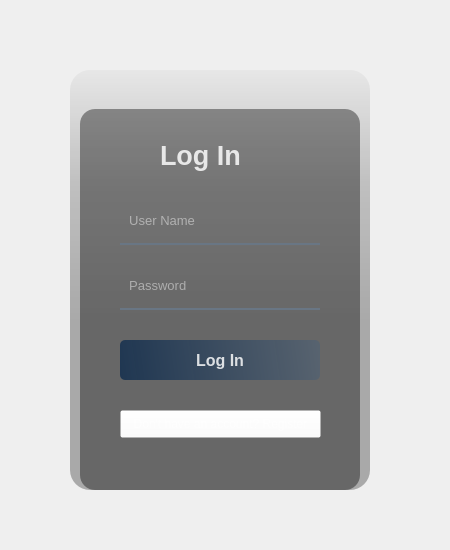
<?xml version="1.0" encoding="UTF-8"?>
<ui version="4.0">
 <class>Form</class>
 <widget class="QWidget" name="Form">
  <property name="geometry">
   <rect>
    <x>0</x>
    <y>0</y>
    <width>450</width>
    <height>550</height>
   </rect>
  </property>
  <property name="windowTitle">
   <string>Form</string>
  </property>
  <widget class="QStackedWidget" name="stackedWidget">
   <property name="geometry">
    <rect>
     <x>0</x>
     <y>20</y>
     <width>441</width>
     <height>521</height>
    </rect>
   </property>
   <property name="currentIndex">
    <number>0</number>
   </property>
   <widget class="QWidget" name="page">
    <widget class="QWidget" name="widget" native="true">
     <property name="geometry">
      <rect>
       <x>40</x>
       <y>20</y>
       <width>370</width>
       <height>480</height>
      </rect>
     </property>
     <property name="styleSheet">
      <string notr="true">QPushButton#pushButton{	
	background-color: qlineargradient(spread:pad, x1:0, y1:0.505682, x2:1, y2:0.477, stop:0 rgba(20, 47, 78, 219), stop:1 rgba(85, 98, 112, 226));
	color:rgba(255, 255, 255, 210);
	border-radius:5px;
}
QPushButton#pushButton:hover{	
	background-color: qlineargradient(spread:pad, x1:0, y1:0.505682, x2:1, y2:0.477, stop:0 rgba(40, 67, 98, 219), stop:1 rgba(105, 118, 132, 226));
}
QPushButton#pushButton:pressed{	
	padding-left:5px;
	padding-top:5px;
	background-color:rgba(105, 118, 132, 200);
}

QPushButton#pushButton_2, #pushButton_3, #pushButton_4, #pushButton_5{	
	background-color: rgba(0, 0, 0, 0);
	color:rgba(85, 98, 112, 255);
}
QPushButton#pushButton_2:hover, #pushButton_3:hover, #pushButton_4:hover, #pushButton_5:hover{	
	color:rgba(155, 168, 182, 220);
}
QPushButton#pushButton_2:pressed, #pushButton_3:pressed, #pushButton_4:pressed, #pushButton_5:pressed{	
	padding-left:5px;
	padding-top:5px;
	color:rgba(115, 128, 142, 255);
}</string>
     </property>
     <widget class="QLabel" name="label">
      <property name="geometry">
       <rect>
        <x>30</x>
        <y>30</y>
        <width>300</width>
        <height>420</height>
       </rect>
      </property>
      <property name="styleSheet">
       <string notr="true">border-image: url(:/images/background.png);
border-radius:20px;</string>
      </property>
      <property name="text">
       <string/>
      </property>
     </widget>
     <widget class="QLabel" name="label_2">
      <property name="geometry">
       <rect>
        <x>30</x>
        <y>30</y>
        <width>300</width>
        <height>420</height>
       </rect>
      </property>
      <property name="styleSheet">
       <string notr="true">background-color: qlineargradient(spread:pad, x1:0, y1:0, x2:0, y2:0.715909, stop:0 rgba(0, 0, 0, 9), stop:0.375 rgba(0, 0, 0, 50), stop:0.835227 rgba(0, 0, 0, 75));
border-radius:20px;</string>
      </property>
      <property name="text">
       <string/>
      </property>
     </widget>
     <widget class="QLabel" name="label_3">
      <property name="geometry">
       <rect>
        <x>40</x>
        <y>69</y>
        <width>280</width>
        <height>381</height>
       </rect>
      </property>
      <property name="styleSheet">
       <string notr="true">background-color:rgba(0, 0, 0, 100);
border-radius:15px;</string>
      </property>
      <property name="text">
       <string/>
      </property>
     </widget>
     <widget class="QLabel" name="label_4">
      <property name="geometry">
       <rect>
        <x>120</x>
        <y>95</y>
        <width>121</width>
        <height>40</height>
       </rect>
      </property>
      <property name="font">
       <font>
        <pointsize>20</pointsize>
        <weight>75</weight>
        <bold>true</bold>
       </font>
      </property>
      <property name="styleSheet">
       <string notr="true">color:rgba(255, 255, 255, 210);</string>
      </property>
      <property name="text">
       <string>Log In</string>
      </property>
     </widget>
     <widget class="QLineEdit" name="lineEdit">
      <property name="geometry">
       <rect>
        <x>80</x>
        <y>165</y>
        <width>200</width>
        <height>40</height>
       </rect>
      </property>
      <property name="font">
       <font>
        <pointsize>10</pointsize>
       </font>
      </property>
      <property name="styleSheet">
       <string notr="true">background-color:rgba(0, 0, 0, 0);
border:none;
border-bottom:2px solid rgba(105, 118, 132, 255);
color:rgba(255, 255, 255, 230);
padding-bottom:7px;</string>
      </property>
      <property name="placeholderText">
       <string>  User Name</string>
      </property>
     </widget>
     <widget class="QLineEdit" name="lineEdit_2">
      <property name="geometry">
       <rect>
        <x>80</x>
        <y>230</y>
        <width>200</width>
        <height>40</height>
       </rect>
      </property>
      <property name="font">
       <font>
        <pointsize>10</pointsize>
       </font>
      </property>
      <property name="styleSheet">
       <string notr="true">background-color:rgba(0, 0, 0, 0);
border:none;
border-bottom:2px solid rgba(105, 118, 132, 255);
color:rgba(255, 255, 255, 230);
padding-bottom:7px;</string>
      </property>
      <property name="echoMode">
       <enum>QLineEdit::Password</enum>
      </property>
      <property name="placeholderText">
       <string>  Password</string>
      </property>
     </widget>
     <widget class="QPushButton" name="pushButton">
      <property name="geometry">
       <rect>
        <x>80</x>
        <y>300</y>
        <width>200</width>
        <height>40</height>
       </rect>
      </property>
      <property name="font">
       <font>
        <pointsize>12</pointsize>
        <weight>75</weight>
        <bold>true</bold>
       </font>
      </property>
      <property name="styleSheet">
       <string notr="true">QPushButton{	
	background-color: qlineargradient(spread:pad, x1:0, y1:0.505682, x2:1, y2:0.477, stop:0 rgba(20, 47, 78, 219), stop:1 rgba(85, 98, 112, 226));
	color:rgba(255, 255, 255, 210);
	border-radius:5px;
}
QPushButton:hover{	
	background-color: qlineargradient(spread:pad, x1:0, y1:0.505682, x2:1, y2:0.477, stop:0 rgba(40, 67, 98, 219), stop:1 rgba(105, 118, 132, 226));
}
QPushButton:pressed{	
	padding-left:5px;
	padding-top:5px;
	background-color:rgba(105, 118, 132, 200);
}</string>
      </property>
      <property name="text">
       <string>Log In</string>
      </property>
     </widget>
     <widget class="QPushButton" name="pushButton_2">
      <property name="geometry">
       <rect>
        <x>80</x>
        <y>370</y>
        <width>201</width>
        <height>28</height>
       </rect>
      </property>
      <property name="styleSheet">
       <string notr="true">QWidget:hover{
color:rgba(27, 106, 190);
}
QWidget{
color:rgba(255, 255, 255, 140);
background-color: rgba(255, 255, 255, 0);
}</string>
      </property>
      <property name="text">
       <string>Don't have an account? Register</string>
      </property>
     </widget>
     <widget class="QLabel" name="label_17">
      <property name="geometry">
       <rect>
        <x>50</x>
        <y>350</y>
        <width>261</width>
        <height>20</height>
       </rect>
      </property>
      <property name="styleSheet">
       <string notr="true">color:rgba(255, 255, 255, 255);
</string>
      </property>
      <property name="text">
       <string/>
      </property>
      <property name="alignment">
       <set>Qt::AlignCenter</set>
      </property>
     </widget>
     <widget class="QWidget" name="horizontalLayoutWidget">
      <property name="geometry">
       <rect>
        <x>200</x>
        <y>30</y>
        <width>117</width>
        <height>31</height>
       </rect>
      </property>
      <layout class="QHBoxLayout" name="horizontalLayout">
       <item>
        <widget class="QPushButton" name="pushButton_10">
         <property name="styleSheet">
          <string notr="true">QPushButton{
	background-color: rgba(0,0,0,0);
	border-radius:5px;
}
QPushButton:pressed{	
	background-color:  rgba(54, 96, 135, 255);
}
QPushButton:hover:!pressed{
	background-color:  rgba(40, 67, 98, 219);
}</string>
         </property>
         <property name="text">
          <string/>
         </property>
         <property name="icon">
          <iconset>
           <normaloff>assets/window-minimize.png</normaloff>assets/window-minimize.png</iconset>
         </property>
         <property name="iconSize">
          <size>
           <width>15</width>
           <height>15</height>
          </size>
         </property>
        </widget>
       </item>
       <item>
        <widget class="QPushButton" name="pushButton_9">
         <property name="styleSheet">
          <string notr="true">QPushButton{
	background-color: rgba(0,0,0,0);
	border-radius:5px;
}
QPushButton:pressed{	
	background-color:  rgba(54, 96, 135, 255);
}
QPushButton:hover:!pressed{
	background-color:  rgba(40, 67, 98, 219);
}</string>
         </property>
         <property name="text">
          <string/>
         </property>
         <property name="icon">
          <iconset>
           <normaloff>assets/644082_close_512x512.png</normaloff>assets/644082_close_512x512.png</iconset>
         </property>
         <property name="iconSize">
          <size>
           <width>15</width>
           <height>15</height>
          </size>
         </property>
         <property name="checkable">
          <bool>false</bool>
         </property>
        </widget>
       </item>
      </layout>
     </widget>
    </widget>
   </widget>
   <widget class="QWidget" name="page_2">
    <widget class="QWidget" name="widget_2" native="true">
     <property name="geometry">
      <rect>
       <x>40</x>
       <y>20</y>
       <width>370</width>
       <height>480</height>
      </rect>
     </property>
     <property name="styleSheet">
      <string notr="true">QPushButton#pushButton{	
	background-color: qlineargradient(spread:pad, x1:0, y1:0.505682, x2:1, y2:0.477, stop:0 rgba(20, 47, 78, 219), stop:1 rgba(85, 98, 112, 226));
	color:rgba(255, 255, 255, 210);
	border-radius:5px;
}
QPushButton#pushButton:hover{	
	background-color: qlineargradient(spread:pad, x1:0, y1:0.505682, x2:1, y2:0.477, stop:0 rgba(40, 67, 98, 219), stop:1 rgba(105, 118, 132, 226));
}
QPushButton#pushButton:pressed{	
	padding-left:5px;
	padding-top:5px;
	background-color:rgba(105, 118, 132, 200);
}

QPushButton#pushButton_2, #pushButton_3, #pushButton_4, #pushButton_5{	
	background-color: rgba(0, 0, 0, 0);
	color:rgba(85, 98, 112, 255);
}
QPushButton#pushButton_2:hover, #pushButton_3:hover, #pushButton_4:hover, #pushButton_5:hover{	
	color:rgba(155, 168, 182, 220);
}
QPushButton#pushButton_2:pressed, #pushButton_3:pressed, #pushButton_4:pressed, #pushButton_5:pressed{	
	padding-left:5px;
	padding-top:5px;
	color:rgba(115, 128, 142, 255);
}</string>
     </property>
     <widget class="QLabel" name="label_9">
      <property name="geometry">
       <rect>
        <x>30</x>
        <y>30</y>
        <width>300</width>
        <height>420</height>
       </rect>
      </property>
      <property name="styleSheet">
       <string notr="true">border-image: url(:/images/background.png);
border-radius:20px;</string>
      </property>
      <property name="text">
       <string/>
      </property>
     </widget>
     <widget class="QLabel" name="label_10">
      <property name="geometry">
       <rect>
        <x>30</x>
        <y>30</y>
        <width>300</width>
        <height>420</height>
       </rect>
      </property>
      <property name="styleSheet">
       <string notr="true">background-color: qlineargradient(spread:pad, x1:0, y1:0, x2:0, y2:0.715909, stop:0 rgba(0, 0, 0, 9), stop:0.375 rgba(0, 0, 0, 50), stop:0.835227 rgba(0, 0, 0, 75));
border-radius:20px;</string>
      </property>
      <property name="text">
       <string/>
      </property>
     </widget>
     <widget class="QLabel" name="label_11">
      <property name="geometry">
       <rect>
        <x>40</x>
        <y>69</y>
        <width>280</width>
        <height>381</height>
       </rect>
      </property>
      <property name="styleSheet">
       <string notr="true">background-color:rgba(0, 0, 0, 100);
border-radius:15px;</string>
      </property>
      <property name="text">
       <string/>
      </property>
     </widget>
     <widget class="QLabel" name="label_12">
      <property name="geometry">
       <rect>
        <x>110</x>
        <y>80</y>
        <width>161</width>
        <height>40</height>
       </rect>
      </property>
      <property name="font">
       <font>
        <pointsize>20</pointsize>
        <weight>75</weight>
        <bold>true</bold>
       </font>
      </property>
      <property name="styleSheet">
       <string notr="true">color:rgba(255, 255, 255, 210);</string>
      </property>
      <property name="text">
       <string>Register</string>
      </property>
     </widget>
     <widget class="QLineEdit" name="lineEdit_5">
      <property name="geometry">
       <rect>
        <x>80</x>
        <y>140</y>
        <width>200</width>
        <height>40</height>
       </rect>
      </property>
      <property name="font">
       <font>
        <pointsize>10</pointsize>
       </font>
      </property>
      <property name="styleSheet">
       <string notr="true">background-color:rgba(0, 0, 0, 0);
border:none;
border-bottom:2px solid rgba(105, 118, 132, 255);
color:rgba(255, 255, 255, 230);
padding-bottom:7px;</string>
      </property>
      <property name="placeholderText">
       <string>  User Name</string>
      </property>
     </widget>
     <widget class="QLineEdit" name="lineEdit_6">
      <property name="geometry">
       <rect>
        <x>80</x>
        <y>200</y>
        <width>200</width>
        <height>40</height>
       </rect>
      </property>
      <property name="font">
       <font>
        <pointsize>10</pointsize>
       </font>
      </property>
      <property name="styleSheet">
       <string notr="true">background-color:rgba(0, 0, 0, 0);
border:none;
border-bottom:2px solid rgba(105, 118, 132, 255);
color:rgba(255, 255, 255, 230);
padding-bottom:7px;</string>
      </property>
      <property name="echoMode">
       <enum>QLineEdit::Password</enum>
      </property>
      <property name="placeholderText">
       <string>  Password</string>
      </property>
     </widget>
     <widget class="QPushButton" name="pushButton_5">
      <property name="geometry">
       <rect>
        <x>80</x>
        <y>360</y>
        <width>200</width>
        <height>40</height>
       </rect>
      </property>
      <property name="font">
       <font>
        <pointsize>12</pointsize>
        <weight>75</weight>
        <bold>true</bold>
       </font>
      </property>
      <property name="styleSheet">
       <string notr="true">QPushButton{	
	background-color: qlineargradient(spread:pad, x1:0, y1:0.505682, x2:1, y2:0.477, stop:0 rgba(20, 47, 78, 219), stop:1 rgba(85, 98, 112, 226));
	color:rgba(255, 255, 255, 210);
	border-radius:5px;
}
QPushButton:hover{	
	background-color: qlineargradient(spread:pad, x1:0, y1:0.505682, x2:1, y2:0.477, stop:0 rgba(40, 67, 98, 219), stop:1 rgba(105, 118, 132, 226));
}
QPushButton:pressed{	
	padding-left:5px;
	padding-top:5px;
	background-color:rgba(105, 118, 132, 200);
}</string>
      </property>
      <property name="text">
       <string>Register</string>
      </property>
     </widget>
     <widget class="QPushButton" name="pushButton_6">
      <property name="geometry">
       <rect>
        <x>80</x>
        <y>420</y>
        <width>201</width>
        <height>28</height>
       </rect>
      </property>
      <property name="styleSheet">
       <string notr="true">QWidget:hover{
color:rgba(27, 106, 190);
}
QWidget{
color:rgba(255, 255, 255, 140);
background-color: rgba(255, 255, 255, 0);
}
QPushButton:pressed{	
	padding-left:5px;
	padding-top:5px;
}</string>
      </property>
      <property name="text">
       <string>Already have an account? Log in</string>
      </property>
     </widget>
     <widget class="QLineEdit" name="lineEdit_9">
      <property name="geometry">
       <rect>
        <x>80</x>
        <y>260</y>
        <width>200</width>
        <height>40</height>
       </rect>
      </property>
      <property name="font">
       <font>
        <pointsize>10</pointsize>
       </font>
      </property>
      <property name="styleSheet">
       <string notr="true">background-color:rgba(0, 0, 0, 0);
border:none;
border-bottom:2px solid rgba(105, 118, 132, 255);
color:rgba(255, 255, 255, 230);
padding-bottom:7px;</string>
      </property>
      <property name="echoMode">
       <enum>QLineEdit::Password</enum>
      </property>
      <property name="placeholderText">
       <string>  Confirm Password</string>
      </property>
     </widget>
     <widget class="QComboBox" name="comboBox">
      <property name="geometry">
       <rect>
        <x>80</x>
        <y>320</y>
        <width>200</width>
        <height>31</height>
       </rect>
      </property>
      <property name="styleSheet">
       <string notr="true">QComboBox{	
	background-color: qlineargradient(spread:pad, x1:0, y1:0.505682, x2:1, y2:0.477, stop:0 rgba(20, 47, 78, 180), stop:1 rgba(85, 98, 112, 180));
	color:rgba(255, 255, 255, 255);
	border-radius:5px;
}

QComboBox:hover{	
	background-color: qlineargradient(spread:pad, x1:0, y1:0.505682, x2:1, y2:0.477, stop:0 rgba(40, 67, 98, 180), stop:1 rgba(105, 118, 132, 180));
}</string>
      </property>
      <property name="placeholderText">
       <string>Account type</string>
      </property>
      <property name="frame">
       <bool>true</bool>
      </property>
     </widget>
     <widget class="QLabel" name="label_18">
      <property name="geometry">
       <rect>
        <x>50</x>
        <y>400</y>
        <width>261</width>
        <height>20</height>
       </rect>
      </property>
      <property name="styleSheet">
       <string notr="true">color:rgba(255, 255, 255, 255);
</string>
      </property>
      <property name="text">
       <string/>
      </property>
      <property name="alignment">
       <set>Qt::AlignCenter</set>
      </property>
     </widget>
     <widget class="QWidget" name="horizontalLayoutWidget_2">
      <property name="geometry">
       <rect>
        <x>200</x>
        <y>30</y>
        <width>117</width>
        <height>31</height>
       </rect>
      </property>
      <layout class="QHBoxLayout" name="horizontalLayout_2">
       <item>
        <widget class="QPushButton" name="pushButton_12">
         <property name="styleSheet">
          <string notr="true">QPushButton{
	background-color: rgba(0,0,0,0);
	border-radius:5px;
}
QPushButton:pressed{	
	background-color:  rgba(54, 96, 135, 255);
}
QPushButton:hover:!pressed{
	background-color:  rgba(40, 67, 98, 219);
}</string>
         </property>
         <property name="text">
          <string/>
         </property>
         <property name="icon">
          <iconset>
           <normaloff>assets/window-minimize.png</normaloff>assets/window-minimize.png</iconset>
         </property>
         <property name="iconSize">
          <size>
           <width>15</width>
           <height>15</height>
          </size>
         </property>
        </widget>
       </item>
       <item>
        <widget class="QPushButton" name="pushButton_14">
         <property name="styleSheet">
          <string notr="true">QPushButton{
	background-color: rgba(0,0,0,0);
	border-radius:5px;
}
QPushButton:pressed{	
	background-color:  rgba(54, 96, 135, 255);
}
QPushButton:hover:!pressed{
	background-color:  rgba(40, 67, 98, 219);
}</string>
         </property>
         <property name="text">
          <string/>
         </property>
         <property name="icon">
          <iconset>
           <normaloff>assets/644082_close_512x512.png</normaloff>assets/644082_close_512x512.png</iconset>
         </property>
         <property name="iconSize">
          <size>
           <width>15</width>
           <height>15</height>
          </size>
         </property>
         <property name="checkable">
          <bool>false</bool>
         </property>
        </widget>
       </item>
      </layout>
     </widget>
    </widget>
   </widget>
  </widget>
 </widget>
 <resources>
  <include location="assets/res.qrc"/>
 </resources>
 <connections/>
</ui>
